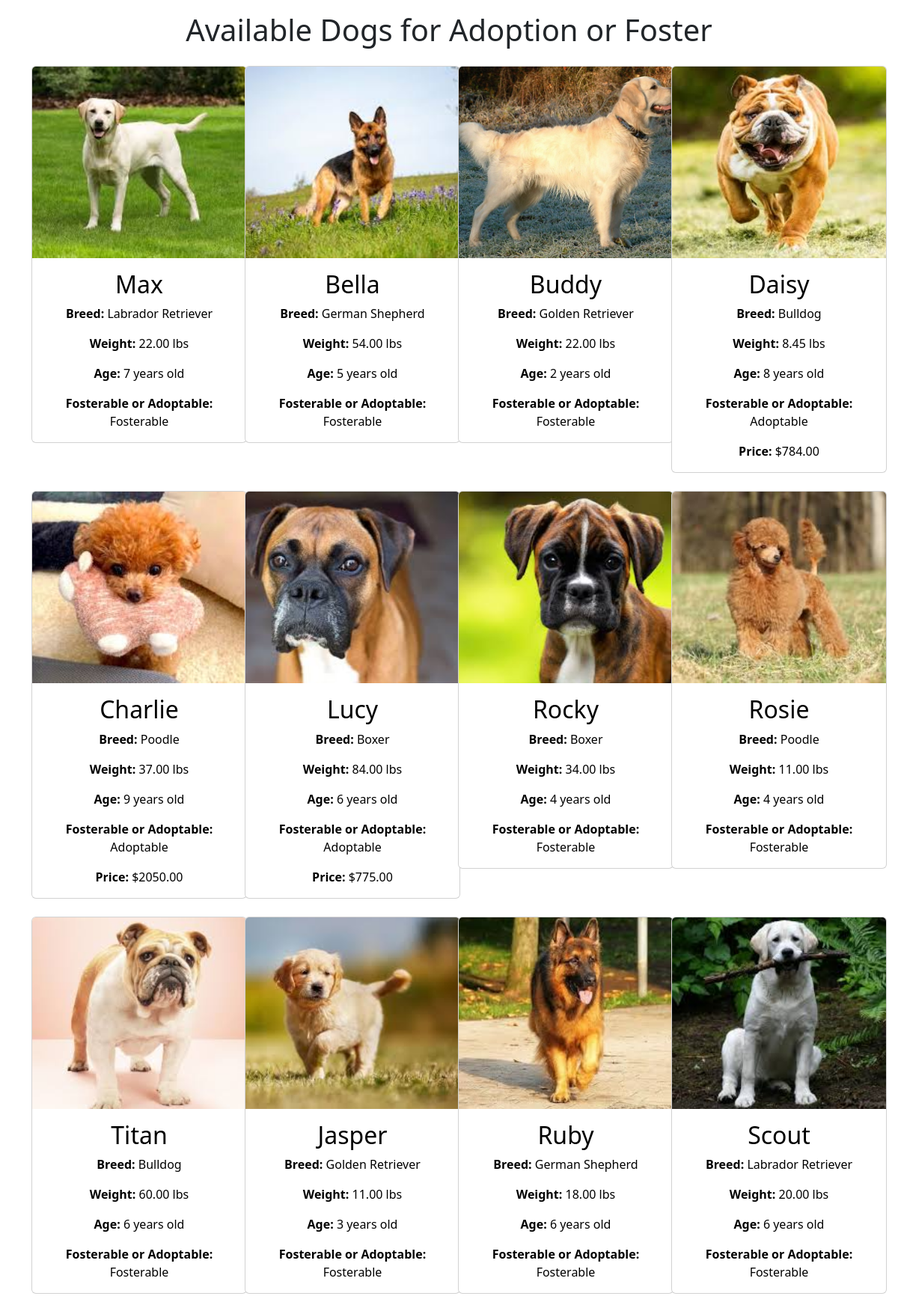
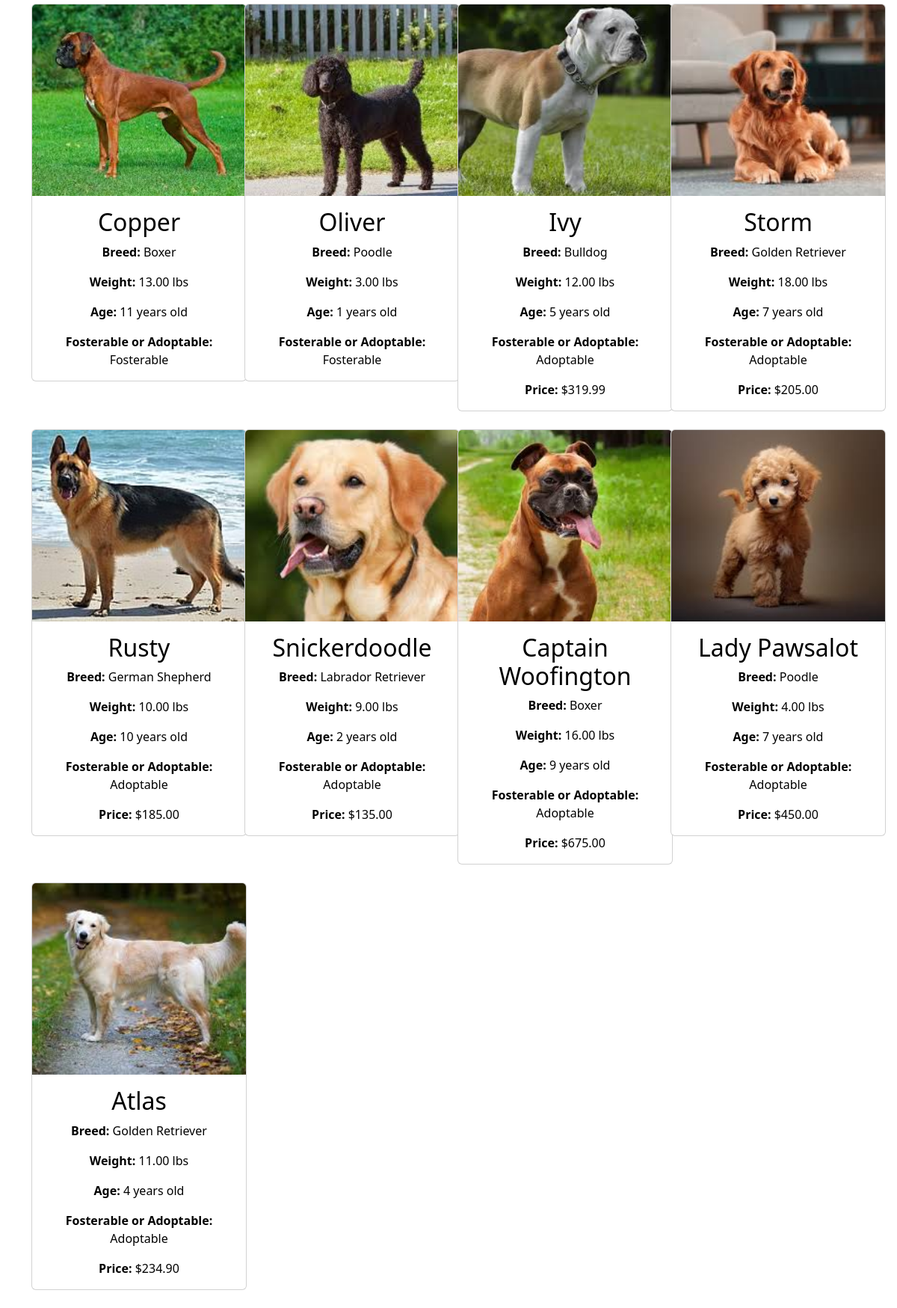
/dogs/, run on the app's committed database (2 pictures, top to bottom).
### animal_adoption_app/models.py (models this page shows, shortened)
class Dog(models.Model):
    animal = models.OneToOneField(Animal, on_delete=models.CASCADE, primary_key=True)
    breed = models.CharField(max_length=100)
    weight = models.DecimalField(max_digits=5, decimal_places=2)
    age = models.IntegerField()
    personality = models.TextField()
    up_to_date_on_vaccines = models.BooleanField(default=False)

class Animal(models.Model):
    id = models.AutoField(primary_key=True)
    name = models.CharField(max_length=100, unique=True)
    price = models.DecimalField(max_digits=10, decimal_places=2)
    fosterable = models.BooleanField(default=False)
    image_path = models.CharField(max_length=255, blank=True, null=True)
    SHELTER_CHOICES = [
        ('Homeward Animal Shelter', 'Homeward Animal Shelter'),
        ('Cats Cradle Shelter Inc', 'Cats Cradle Shelter Inc'),
        ('Minn-Kota PAAWS', 'Minn-Kota PAAWS'),
    ]
    shelter = models.CharField(max_length=100, choices=SHELTER_CHOICES)

### animal_adoption_app/views.py (the view)
# urls.py: path('dogs/', views.dogs, name='dogs'),
def dogs(request):
    dogs = Dog.objects.all()
    return render(request, 'animal_adoption_app/dogs.html', {'dog_list': dogs})

### templates/animal_adoption_app/dogs.html (shortened to what this page needs)
<!DOCTYPE html>
<html lang="en">
<head>
    <link href="https://cdn.jsdelivr.net/npm/bootstrap@5.3.3/dist/css/bootstrap.min.css" rel="stylesheet">
</head>
<body>
    {% load static %}
    <h1 class="text-center mt-3 mb-4">Available Dogs for Adoption or Foster</h1>
    <div class="container">
        <div class="row row-cols-1 row-cols-md-2 row-cols-lg-3 row-cols-xl-4">
            {% for dog in dog_list %}
                <div class="col mb-4 text-center">
                    <div class="card" style="width: 18rem;">
                        <a href="{% url 'animal_detail' dog.animal.id %}" class="card-link">
                            {% if dog.animal.image_path %}
                                <img class="card-img-top" src="{% static dog.animal.image_path %}" alt="{{ dog.animal.name }} Image" alt="Card image cap">
                            {% endif %}
                            <div class="card-body">
                                <h2 class="card-title">{{ dog.animal.name }}</h2>
                                <p class="card-text"><strong>Breed:</strong> {{ dog.breed }}</p>
                                <p class="card-text"><strong>Weight:</strong> {{ dog.weight }} lbs</p>
                                <p class="card-text"><strong>Age:</strong> {{ dog.age }} years old</p>
                                <p class="card-text"><strong>Fosterable or Adoptable:</strong> {% if dog.animal.fosterable %}Fosterable{% else %}Adoptable{% endif %}</p>
                                {% if not dog.animal.fosterable %}
                                    <p class="card-text"><strong>Price:</strong> ${{ dog.animal.price }}</p>
                                {% endif %}
                            </div>
                        </a>
                    </div>
                </div>
            {% empty %}
                <p class="col text-center">No dogs available for adoption or foster.</p>
            {% endfor %}
        </div>
    </div>
</body>
</html>

### templates/animal_adoption_app/dogs.html (style rules this page uses)
.card-img-top { height: 16rem; object-fit: cover; }
.card-link { text-decoration: none; }
.card-body h2, .card-body p { color: black; }

### data on the page
Dog: animal_id.image_path (picture), animal.name "Max", breed "Labrador Retriever", weight "22.00", age "7", shows "Fosterable"
Dog: animal_id.image_path (picture), animal.name "Bella", breed "German Shepherd", weight "54.00", age "5", shows "Fosterable"
Dog: animal_id.image_path (picture), animal.name "Buddy", breed "Golden Retriever", weight "22.00", age "2", shows "Fosterable"
Dog: animal_id.image_path (picture), animal.name "Daisy", breed "Bulldog", weight "8.45", age "8", shows "Adoptable", animal.price "784.00"
Dog: animal_id.image_path (picture), animal.name "Charlie", breed "Poodle", weight "37.00", age "9", shows "Adoptable", animal.price "2050.00"
Dog: animal_id.image_path (picture), animal.name "Lucy", breed "Boxer", weight "84.00", age "6", shows "Adoptable", animal.price "775.00"
Dog: animal_id.image_path (picture), animal.name "Rocky", breed "Boxer", weight "34.00", age "4", shows "Fosterable"
Dog: animal_id.image_path (picture), animal.name "Rosie", breed "Poodle", weight "11.00", age "4", shows "Fosterable"
Dog: animal_id.image_path (picture), animal.name "Titan", breed "Bulldog", weight "60.00", age "6", shows "Fosterable"
Dog: animal_id.image_path (picture), animal.name "Jasper", breed "Golden Retriever", weight "11.00", age "3", shows "Fosterable"
Dog: animal_id.image_path (picture), animal.name "Ruby", breed "German Shepherd", weight "18.00", age "6", shows "Fosterable"
Dog: animal_id.image_path (picture), animal.name "Scout", breed "Labrador Retriever", weight "20.00", age "6", shows "Fosterable"
Dog: animal_id.image_path (picture), animal.name "Copper", breed "Boxer", weight "13.00", age "11", shows "Fosterable"
Dog: animal_id.image_path (picture), animal.name "Oliver", breed "Poodle", weight "3.00", age "1", shows "Fosterable"
Dog: animal_id.image_path (picture), animal.name "Ivy", breed "Bulldog", weight "12.00", age "5", shows "Adoptable", animal.price "319.99"
Dog: animal_id.image_path (picture), animal.name "Storm", breed "Golden Retriever", weight "18.00", age "7", shows "Adoptable", animal.price "205.00"
Dog: animal_id.image_path (picture), animal.name "Rusty", breed "German Shepherd", weight "10.00", age "10", shows "Adoptable", animal.price "185.00"
Dog: animal_id.image_path (picture), animal.name "Snickerdoodle", breed "Labrador Retriever", weight "9.00", age "2", shows "Adoptable", animal.price "135.00"
Dog: animal_id.image_path (picture), animal.name "Captain Woofington", breed "Boxer", weight "16.00", age "9", shows "Adoptable", animal.price "675.00"
Dog: animal_id.image_path (picture), animal.name "Lady Pawsalot", breed "Poodle", weight "4.00", age "7", shows "Adoptable", animal.price "450.00"
Dog: animal_id.image_path (picture), animal.name "Atlas", breed "Golden Retriever", weight "11.00", age "4", shows "Adoptable", animal.price "234.90"
